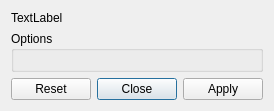
<?xml version="1.0" encoding="UTF-8"?>
<ui version="4.0">
 <class>WorkerPluginDialog</class>
 <widget class="QDialog" name="WorkerPluginDialog">
  <property name="windowTitle">
   <string>Dialog</string>
  </property>
  <layout class="QVBoxLayout" name="verticalLayout">
   <item>
    <widget class="QLabel" name="descriptionLabel">
     <property name="sizePolicy">
      <sizepolicy hsizetype="Preferred" vsizetype="Maximum">
       <horstretch>0</horstretch>
       <verstretch>0</verstretch>
      </sizepolicy>
     </property>
     <property name="text">
      <string>TextLabel</string>
     </property>
     <property name="wordWrap">
      <bool>true</bool>
     </property>
    </widget>
   </item>
   <item>
    <widget class="QGroupBox" name="fieldGroup">
     <property name="title">
      <string>Options</string>
     </property>
     <layout class="QGridLayout" name="gridLayout"/>
    </widget>
   </item>
   <item>
    <widget class="QDialogButtonBox" name="buttonBox">
     <property name="orientation">
      <enum>Qt::Horizontal</enum>
     </property>
     <property name="standardButtons">
      <set>QDialogButtonBox::Apply|QDialogButtonBox::Close|QDialogButtonBox::Reset</set>
     </property>
    </widget>
   </item>
  </layout>
 </widget>
 <resources/>
 <connections>
  <connection>
   <sender>buttonBox</sender>
   <signal>rejected()</signal>
   <receiver>WorkerPluginDialog</receiver>
   <slot>close()</slot>
   <hints>
    <hint type="sourcelabel">
     <x>316</x>
     <y>260</y>
    </hint>
    <hint type="destinationlabel">
     <x>286</x>
     <y>274</y>
    </hint>
   </hints>
  </connection>
 </connections>
</ui>
